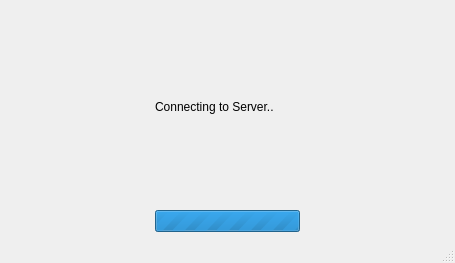
<?xml version="1.0" encoding="UTF-8"?>
<ui version="4.0">
 <class>progressbar</class>
 <widget class="QMainWindow" name="progressbar">
  <property name="geometry">
   <rect>
    <x>0</x>
    <y>0</y>
    <width>455</width>
    <height>263</height>
   </rect>
  </property>
  <property name="windowTitle">
   <string>MainWindow</string>
  </property>
  <widget class="QWidget" name="centralwidget">
   <layout class="QGridLayout" name="gridLayout">
    <item row="2" column="1">
     <spacer name="verticalSpacer">
      <property name="orientation">
       <enum>Qt::Vertical</enum>
      </property>
      <property name="sizeHint" stdset="0">
       <size>
        <width>20</width>
        <height>40</height>
       </size>
      </property>
     </spacer>
    </item>
    <item row="1" column="1">
     <widget class="QLabel" name="label">
      <property name="text">
       <string>Connecting to Server..</string>
      </property>
     </widget>
    </item>
    <item row="3" column="0">
     <spacer name="horizontalSpacer">
      <property name="orientation">
       <enum>Qt::Horizontal</enum>
      </property>
      <property name="sizeHint" stdset="0">
       <size>
        <width>139</width>
        <height>20</height>
       </size>
      </property>
     </spacer>
    </item>
    <item row="3" column="1">
     <widget class="QProgressBar" name="bar1">
      <property name="autoFillBackground">
       <bool>false</bool>
      </property>
      <property name="maximum">
       <number>0</number>
      </property>
      <property name="value">
       <number>-1</number>
      </property>
      <property name="invertedAppearance">
       <bool>true</bool>
      </property>
     </widget>
    </item>
    <item row="3" column="2">
     <spacer name="horizontalSpacer_2">
      <property name="orientation">
       <enum>Qt::Horizontal</enum>
      </property>
      <property name="sizeHint" stdset="0">
       <size>
        <width>139</width>
        <height>20</height>
       </size>
      </property>
     </spacer>
    </item>
    <item row="0" column="1">
     <spacer name="verticalSpacer_2">
      <property name="orientation">
       <enum>Qt::Vertical</enum>
      </property>
      <property name="sizeHint" stdset="0">
       <size>
        <width>20</width>
        <height>40</height>
       </size>
      </property>
     </spacer>
    </item>
   </layout>
  </widget>
  <widget class="QMenuBar" name="menubar">
   <property name="geometry">
    <rect>
     <x>0</x>
     <y>0</y>
     <width>455</width>
     <height>23</height>
    </rect>
   </property>
  </widget>
  <widget class="QStatusBar" name="statusbar"/>
 </widget>
 <resources/>
 <connections/>
</ui>
